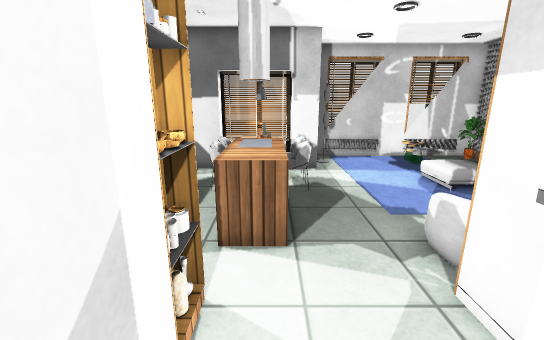
View 1 (above)

16 first-person views from a walk through a 3-D level made in the Unity game engine. The camera is 1.5 m above the floor, tilts 14° down and sees 90° across. Doors are open. The floor is counted in squares, 0.5 m on a side. Each view is taken from the middle of a square. On the plan, view 1 faces up. The plan holds only what a view shows up to about 20 squares ahead; the rest is blank. Some surface patterns are stand-ins.

View 2
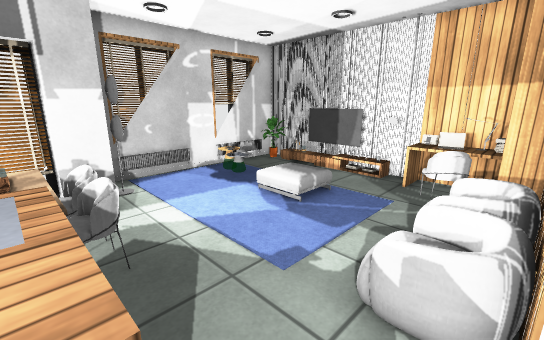

View 3
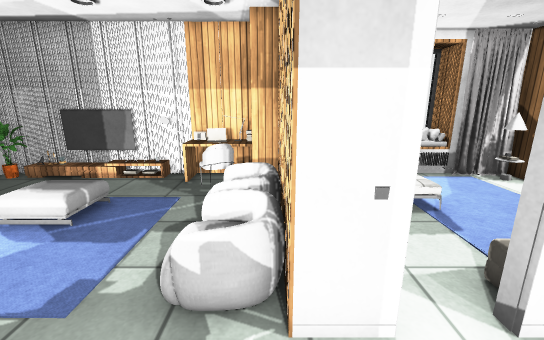

View 4
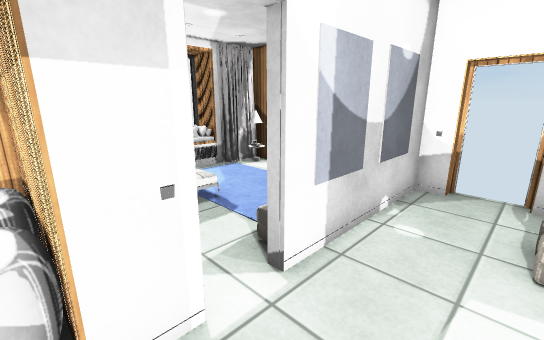

View 5
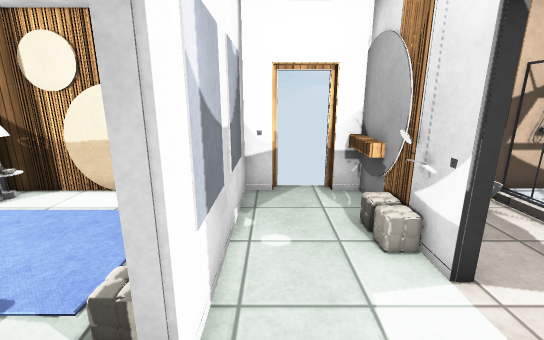

View 6
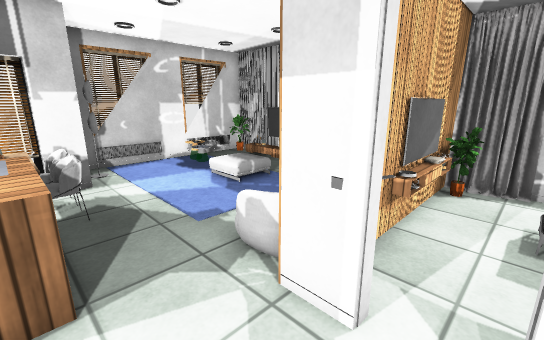

View 7
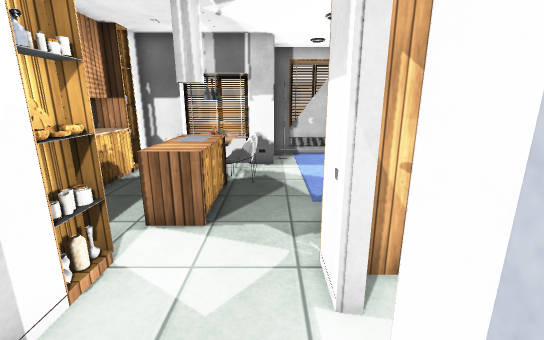

View 8
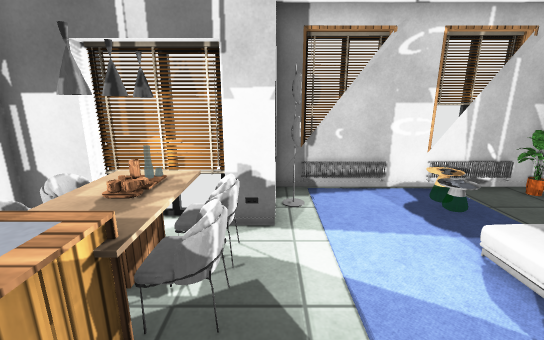

View 9
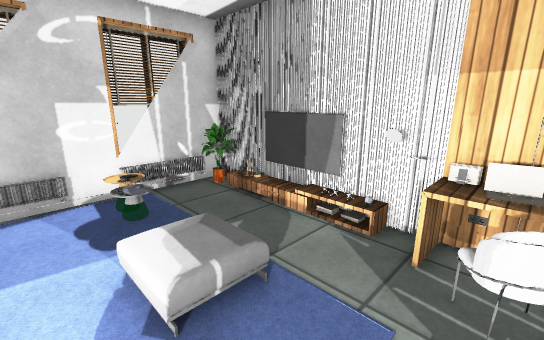

View 10
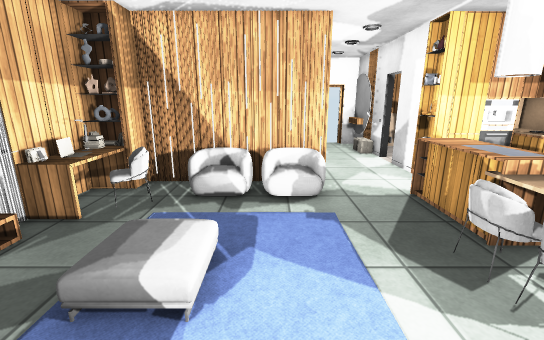

View 11
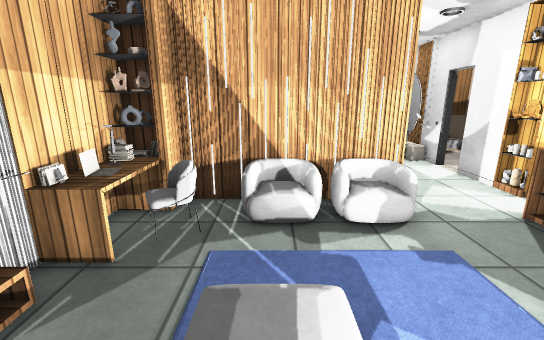

View 12
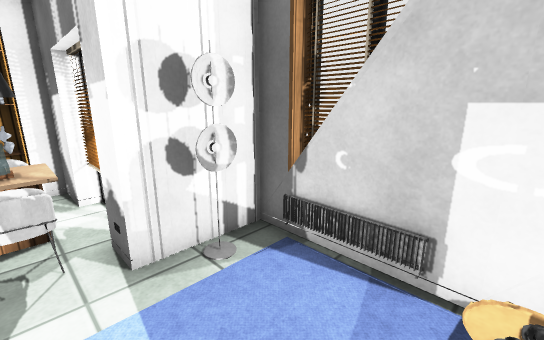

View 13
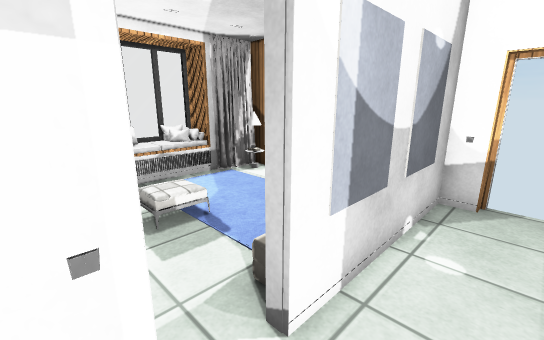

View 14
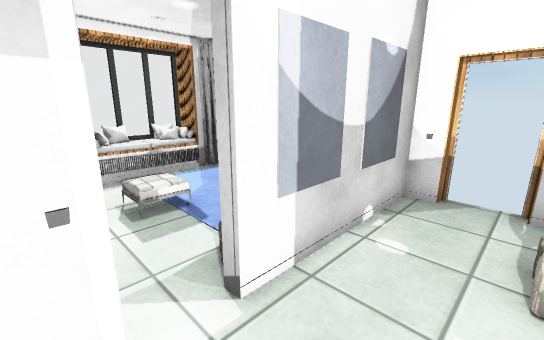

View 15
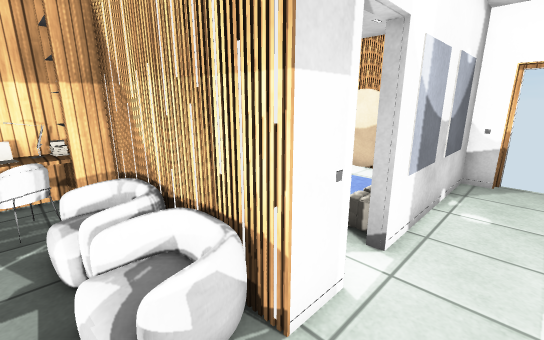

View 16
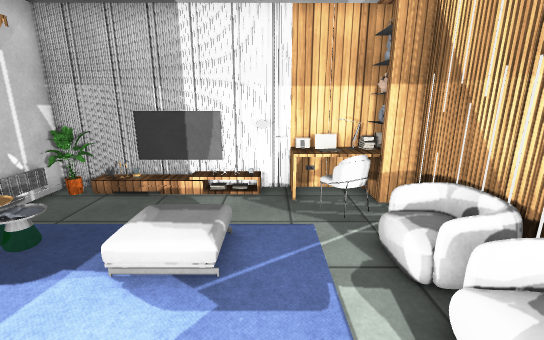

### Floor plan
Key: @ floor where view 1 was taken; # wall or solid block; . floor; / step, stairs or slope; D open door; = window, fence, low wall or low ledge; C carpet; L lamp; H chair; T table; A armchair; B books; P picture; M mirror; E TV; N plant; O other object.
Columns run from 3 left of view 1 to 13 right of it. Each row starts with its distance up from view 1.
 16      #########
 15      #C    C ##
 14      #L .  ...##
 13  #####C   C...##
 12 ##OO##.   ....##
 11  HTLH..   //..##
 10  HTLH..    /..##
  9  HOLH..    /.. #
  8  .OO...    ...L#
  7  .OO.........=O#
  6  .OO........H=O##
  5  .OO..A AA A.#B
  4 OOO...#######OO
  3 OOO...O#OOEOON#
  2  ##...D#.....N#
  1   #...D ......##
  0  #D@..  CCCC  .##
 -1  #O...P  CCC   #
 -2  ##...#  CCCCCC#
 -3   #...#  CCCCC #
 -4   #...#  CCCCC##
 -5   M...#  ....L#
 -6   ##.##  ######
 -7    DD#

Where each view was taken, in squares from view 1:
view 1: 0 up, 0 right, facing up
view 2: 4 up, 0 right, facing up-right
view 3: 4 up, 0 right, facing right
view 4: 4 up, 0 right, facing down-right
view 5: 3 up, 2 right, facing down
view 6: 1 up, 0 right, facing up-right
view 7: 1 down, 2 right, facing up
view 8: 6 up, 2 right, facing up
view 9: 6 up, 5 right, facing up-right
view 10: 14 up, 5 right, facing down
view 11: 12 up, 7 right, facing down
view 12: 11 up, 7 right, facing up-left
view 13: 3 up, 1 right, facing down-right
view 14: 3 up, 0 right, facing down-right
view 15: 6 up, 1 right, facing down-right
view 16: 8 up, 2 right, facing right
